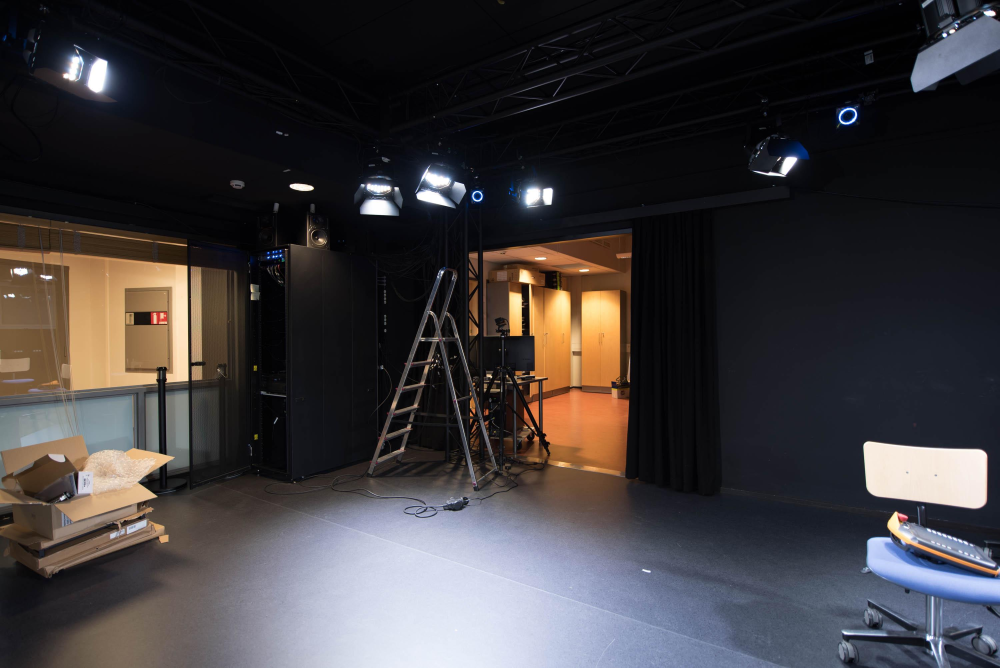
%> input picture 3D and Virtual Reality/LW1/DSC_4105_c.jpg, 2999 x 2003 px (shown at 1/3 size)
$ octave LW1.m   (GNU Octave 9; MATLAB toolbox functions it lacks are replaced by stand-ins)
%> lines starting %> are read from the running program, lines starting %| are printed output that depends on the picture
### 3D and Virtual Reality/LW1/global_of_cam.m
function [ X , Y , Z] = global_of_cam( fv, alpha )
%UNTITLED Summary of this function goes here
%   Compute global space coordinates of the image plane


size = [2003 2999];
[X Y] = meshgrid(1:1:2999,1:1:2003);

% Task 2: shift coordinate system
X = X-ceil(size(2)/2);
Y = Y-ceil(size(1)/2);

% Task 3: Keep every 4th coordinate
X = X(1:4:size(1),1:4:size(2));
Y = Y(1:4:size(1),1:4:size(2));

% Task 4:
w = 36;
fr = 36/2;
fr_pixels = 2999/2;
Z = X*0+ceil(fv/w*size(2));

% Task 5:
R = roty(alpha);


for i=1:501
    for j=1:750
        p = [X(i,j) Y(i,j) Z(i,j)];
        uv=R*p';
        X(i,j) = uv(1);
        Y(i,j) = uv(2);
        Z(i,j) = uv(3);

    end
end


end

### 3D and Virtual Reality/LW1/back_project.m
function [ u,v ] = back_project( X, Y, Z )
%BACK_PROJECT Summary of this function goes here
%   Detailed explanation goes here

z_r = 2999/2;
for i=1:501
    for j=1:750
        s =z_r/Z(i,j);
        if s < 0
            u(i,j) = NaN;
            v(i,j) = NaN;
            continue
        end
        u(i,j) = s*X(i,j);
        v(i,j) = s*Y(i,j);
    end
end


end

### 3D and Virtual Reality/LW1/color_video.m
function [camera_image] = color_video(alpha)
%COLOR_VIDEO Summary of this function goes here
%   Detailed explanation goes here
images = cell(2,4);
front = imread('DSC_4105_c.jpg');
right = imread('DSC_4106_c.jpg');
back = imread('DSC_4107_c.jpg');
left = imread('DSC_4108_c.jpg');

images{1,1} = front; images{1,2} = 'Front';
images{2,1} = right; images{2,2} = 'Right';
images{3,1} = back;  images{3,2} = 'Back';
images{4,1} = left;  images{4,2} = 'Left';

fv = 24;

[X Y Z] = global_of_cam(fv,alpha);

[v u] = back_project(X,Y,Z);
u = round(u);
v = round(v);

% figure(9)
coords = {X,Z;-Z,X;-X,-Z;Z,-X};
for i=1:4
    cur_im = images{i,1};
    red = cur_im(:,:,1);
    green = cur_im(:,:,2);
    blue = cur_im(:,:,3);
    [v u] = back_project(coords{i,1},Y,coords{i,2});
    u = round(u);
    v = round(v);
    u = u+ceil(2003/2);
    v = v+ceil(2999/2);
    img_r = uint8(interp2(double(red),v,u));
    img_g = uint8(interp2(double(green),v,u));
    img_b = uint8(interp2(double(blue),v,u));
    img(:,:,1) = img_r;
    img(:,:,2) = img_g;
    img(:,:,3) = img_b;
    results{i} = img;
%     subplot(1,5,i)
%     imshow(img);
%     title(images{i,2})
end


combined = results{1}+results{2}+results{3}+results{4};

% [4 lines of commented-out code are left out]
camera_image = combined;
end

### 3D and Virtual Reality/LW1/LW1.m
% Your implementation should run by executing this m-file ("run LW1.m"),
% but feel free to create additional files for your own functions
% Make sure it runs without errors or warnings after unzipping

% Fill out the information below

% Group members: Aleksi Korkee 240385
% Additional tasks completed (6, 7, 8):

images = cell(2,4);
front = imread('DSC_4105_c.jpg');
right = imread('DSC_4106_c.jpg');
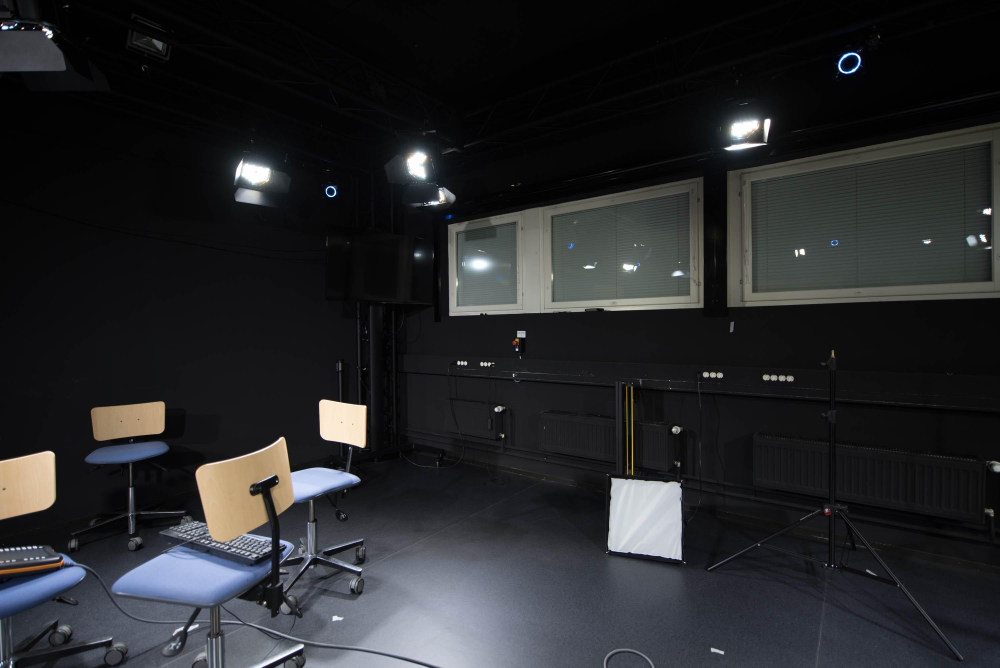
%> input picture 3D and Virtual Reality/LW1/DSC_4106_c.jpg, 2999 x 2003 px (shown at 1/3 size)
back = imread('DSC_4107_c.jpg');
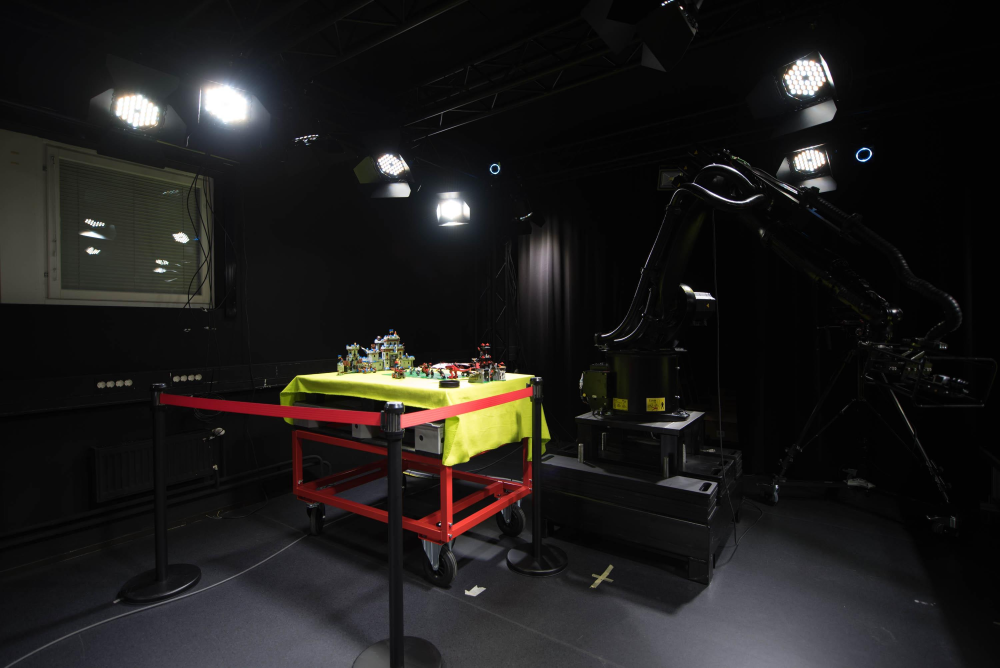
%> input picture 3D and Virtual Reality/LW1/DSC_4107_c.jpg, 2999 x 2003 px (shown at 1/3 size)
left = imread('DSC_4108_c.jpg');
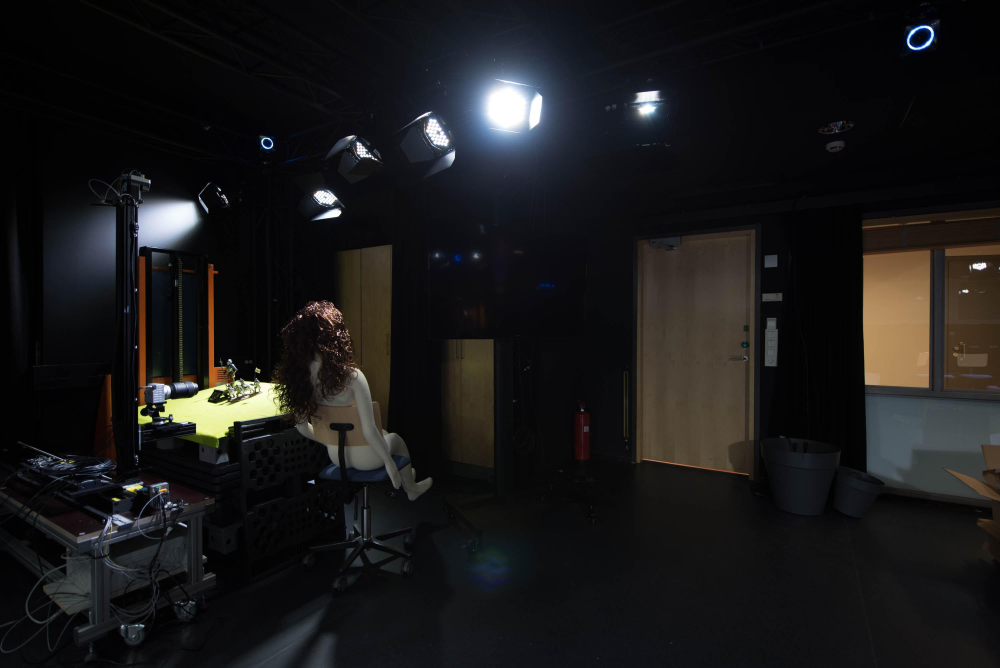
%> input picture 3D and Virtual Reality/LW1/DSC_4108_c.jpg, 2999 x 2003 px (shown at 1/3 size)

images{1,1} = front; images{1,2} = 'Front';
images{2,1} = right; images{2,2} = 'Right';
images{3,1} = back;  images{3,2} = 'Back';
images{4,1} = left;  images{4,2} = 'Left';


gray_images = cell(2,4);
front_gray = rgb2gray(front);
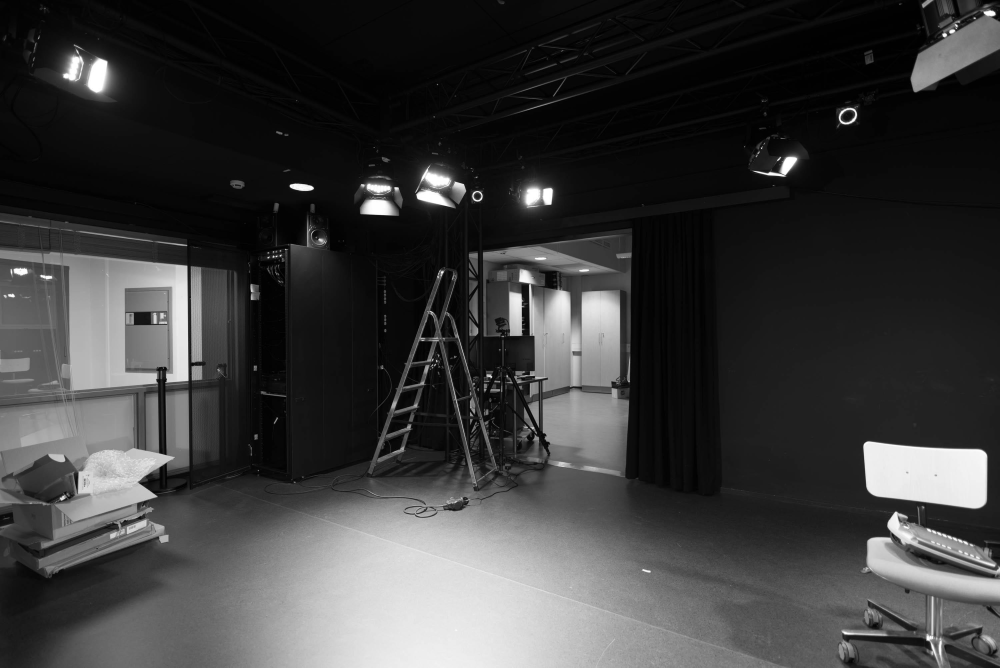
%> front_gray: size 2003x2999 uint8 (shown at 1/3 size); min 0, max 255, mean 59.6
right_gray = rgb2gray(right);
back_gray = rgb2gray(back);
left_gray = rgb2gray(left);
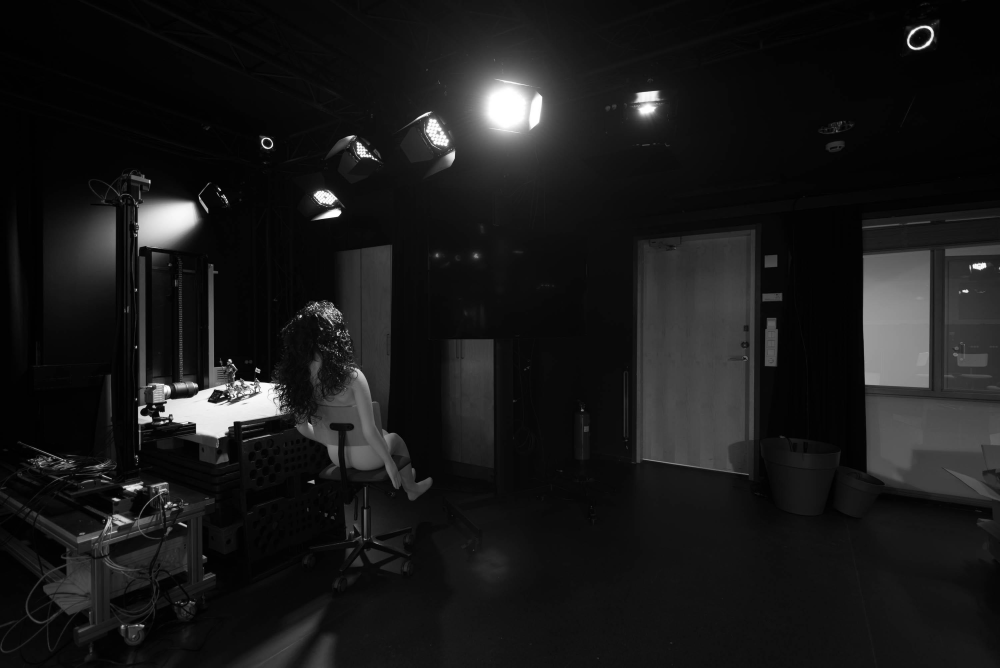
%> left_gray: size 2003x2999 uint8 (shown at 1/3 size); min 0, max 255, mean 25.1

gray_images{1,1} = front_gray; gray_images{1,2} = 'Front';
gray_images{2,1} = right_gray; gray_images{2,2} = 'Right';
gray_images{3,1} = back_gray;  gray_images{3,2} = 'Back';
gray_images{4,1} = left_gray;  gray_images{4,2} = 'Left';
%% 2.

panorama = [front right back left];
imshow(panorama);
%% 3.
fv = 24;
angles = randi(360,1)
[X Y Z] = global_of_cam(fv,angles);
%% 4.

[v u] = back_project(X,Y,Z);
u = round(u);
v = round(v);
%% 5.
results = cell(4);
u = u+ceil(2003/2);
v = v+ceil(2999/2);
img = uint8(interp2(double(front_gray),v,u));
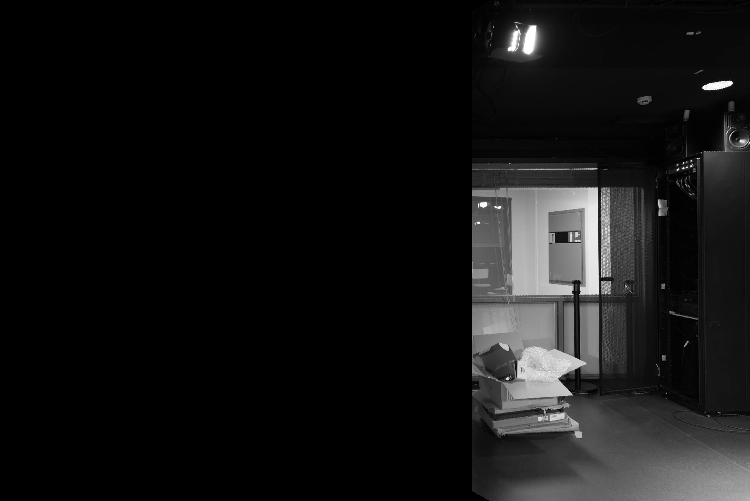
%> img: size 501x750 uint8; min 0, max 255, mean 20.1
results{1} = img;
figure
subplot(1,5,1)

imshow(img);
title(gray_images{1,2});
%% 6
% resample for rest
coords = {-Z,X;-X,-Z;Z,-X};

for i=2:4
%> this loop made 3 passes; what is shown inside it comes from the first
    [v u] = back_project(coords{i-1,1},Y,coords{i-1,2});
    u = round(u);
    v = round(v);
    u = u+ceil(2003/2);
    v = v+ceil(2999/2);
    img = uint8(interp2(double(gray_images{i}),v,u));
%> img: size 501x750 uint8; every value is 0
    results{i} = img;
    subplot(1,5,i)
    imshow(img);
    title(gray_images{i,2});
end

%% 7
subplot(1,5,5)
imshow(results{1}+results{2}+results{3}+results{4})
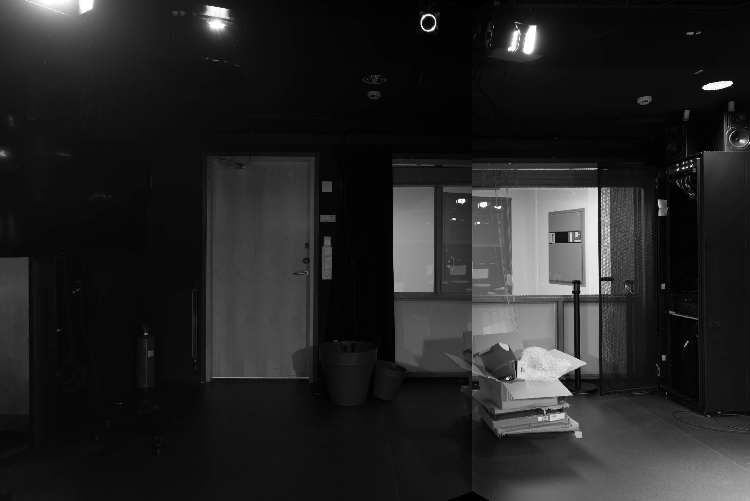
%> displayed picture: size 501x750, on the screen's scale of 0 to 255; min 0, max 255, mean 36.5
title('Combined')
hold off

%% 8 With Colors
i = 1;
res= [];
disp('Rendering 360 video')
start = -180;
last = 180;
frames=(last-start)/5+1;
tic
for alpha=start:5:last
    disp(strcat(int2str(i), '/ ',int2str(frames)))
    im = im2double(color_video(alpha));
%> (the run ends here)
